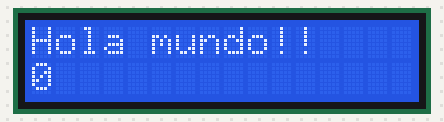
Bench run of a sketch on a simulated Arduino Uno, built with avr-gcc and run on an emulated ATmega328P. Parts: 16×2 character LCD.

Above: at 0.1 s.
At 4.1 s:
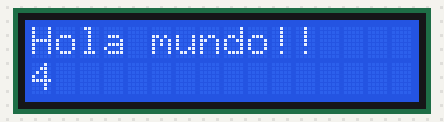
At 9.1 s:
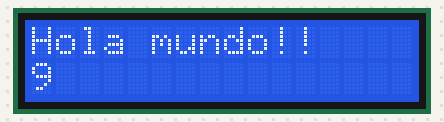
At 19.2 s:
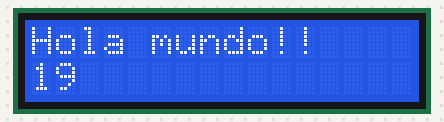
At 28.2 s:
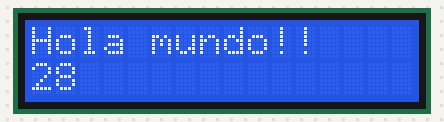
At 38.2 s:
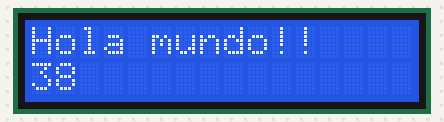

The sketch:

ino-lcd-hola-mundo-contador.ino
```cpp
#include <LiquidCrystal.h>
LiquidCrystal lcd(12, 11, 5, 4, 3, 2);

int segundos = 0;

void setup() {
  lcd.begin(16, 2);
}

void loop() {
  lcd.setCursor(0, 0);
  lcd.print("Hola mundo!!");
  lcd.setCursor(0, 1);
  lcd.print(segundos);
  segundos++;
  delay(1000);
}
```

Measured:
- what the display in image 1 shows lasts 1.0 s, from 4.1 s to 5.1 s
